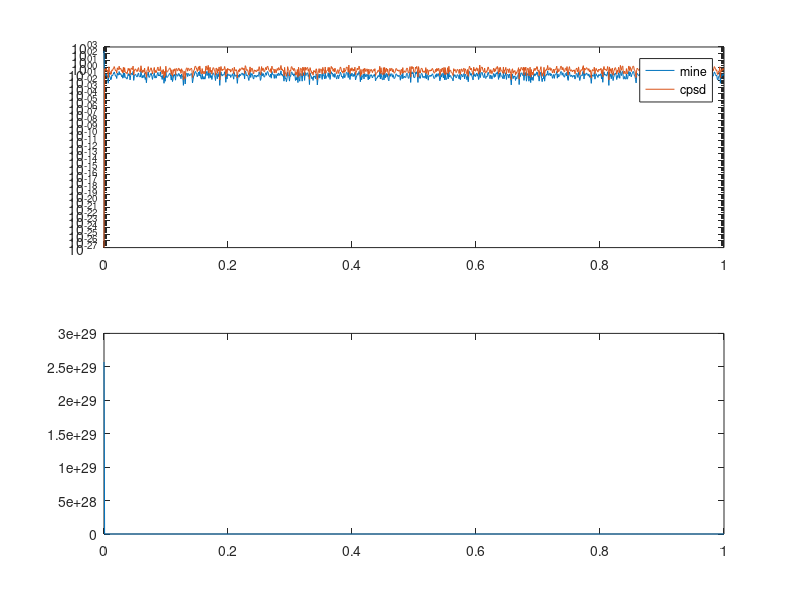

Reproduce this figure in MATLAB.
function cpsd_try()
clc
figure(5)
clf

N=1024;
x=rand(N,1);
y=rand(N,1);

X=fft(x);
Y=fft(y);

R_XY=Y.*conj(X)/N;
[Pxy,F]=cpsd(x,y,ones(size(x)),0,N,'twosided');
n_max=length(Pxy);

f=linspace(0,1,N);
subplot(2,1,1)
semilogy(f,abs(R_XY),f(1:n_max),abs(2*pi*Pxy))
legend('mine','cpsd')

subplot(2,1,2)
plot(f,abs(R_XY(1:n_max))./abs(2*pi*Pxy))
